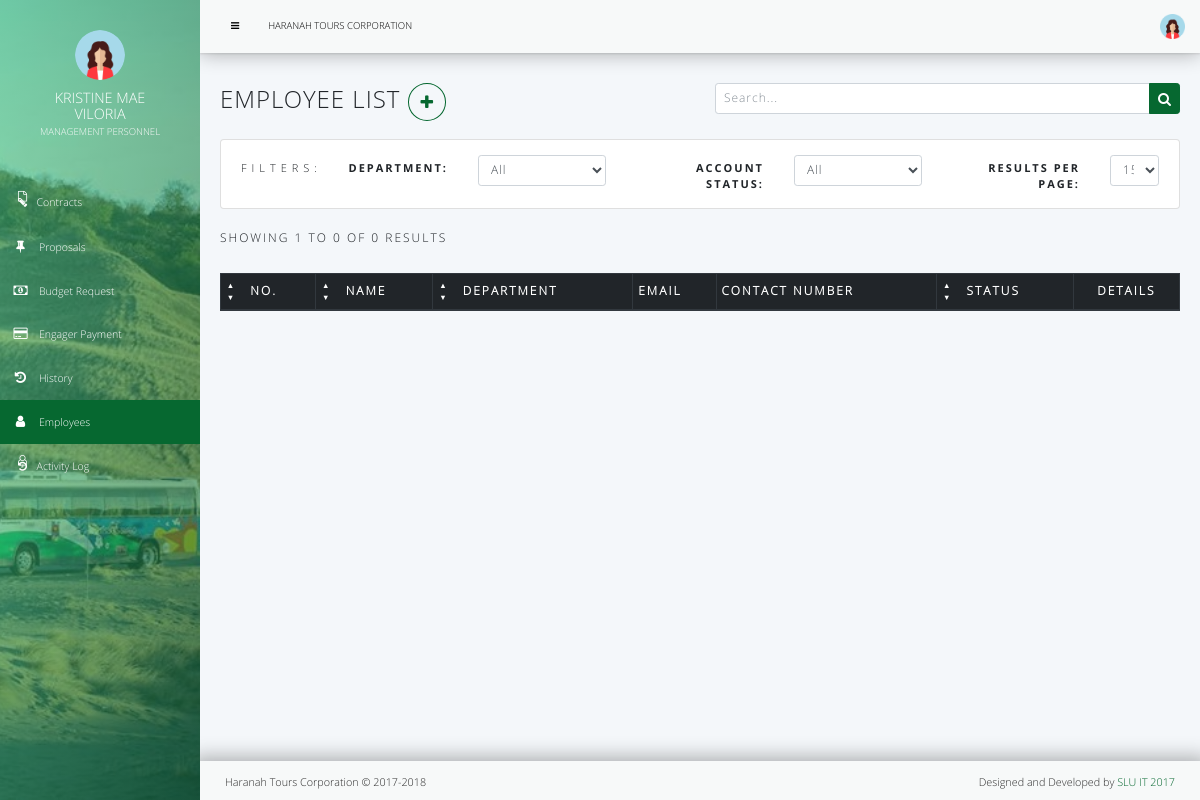
/modules/management/employee.php, run on an earlier commit of the app's database.
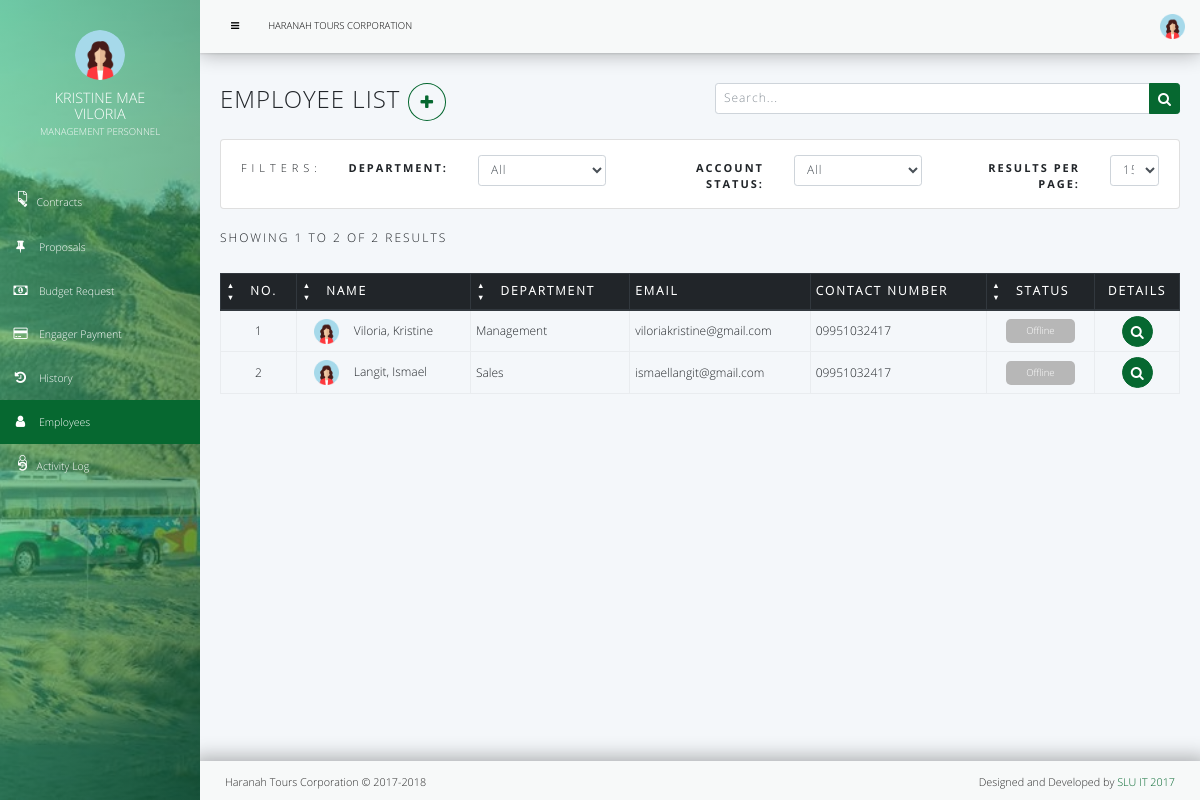
And on a later commit of the database.
### tables this page shows
CREATE TABLE `user` (
  `user_id` int(11) NOT NULL,
  `last_name` varchar(30) NOT NULL,
  `first_name` varchar(30) NOT NULL,
  `department` enum('sales','tours','transportation','accounting','management') NOT NULL,
  `email` varchar(100) NOT NULL,
  `password` varchar(18) NOT NULL,
  `contact_no` varchar(12) NOT NULL,
  `status` enum('banned','active','offline') DEFAULT NULL,
  `image` mediumblob
);

### modules/management/employee.php (the view, shortened to what this page needs)
<?php
  include '../../db.php';
  include 'head.php';
  include 'sidebar.php';
  include 'header.php';
  if(isset($_GET['numres'])) {
    $numres = $_GET['numres'];
  } else {
    $numres = 15;
  }
  if(isset($_GET['page'])) {
    $pageno = $_GET['page'];
  } else {
    $pageno = 1;
  }
?>
<div class="container-fluid pagePadding">
  <div class="row">
    <div class="col-md-6">
      <h1 class="display-4">
        Employee List
        <button class="btn btn-outline-primary btn-circle" data-toggle="modal" data-target="#addEmployee"> <i class="fa fa-plus"> </i> </button>
      </h1>
    </div>
    <div class="col-md-6">
      <form>
        <div class="input-group">
          <input type="text" class="form-control form-control-sm" placeholder="Search..." />
          <span class="input-group-btn">
            <button class="btn btn-primary btn-sm">
              <i class="fa fa-search"> </i>
            </button>
          </span>
        </div>
      </form>
    </div>
  </div>
  <div class="row">
    <div class="col">
      <div class="card card-body" id="filter">
        <form>
          <div class="row">
            <div class="col-md-1">
              <span class="col-form-label col-form-label-sm" style="letter-spacing: 5px;"> FILTERS: </span>
            </div>
            <div class="col-md-2 text-right">
              <label class="col-form-label col-form-label-sm"> <strong> Department: </strong> </label>
            </div>
            <div class="col-md-2">
              <select class="form-control form-control-sm">
                <option value="default"> All </option>
              </select>
            </div>
            <div class="col-md-2 text-right">
              <label class="col-form-label col-form-label-sm"> <strong> Account Status: </strong> </label>
            </div>
            <div class="col-md-2">
              <select class="form-control form-control-sm">
                <option value="default"> All </option>
              </select>
            </div>
            <div class="col-md-2 text-right">
              <label class="col-form-label col-form-label-sm"> <strong> Results Per Page: </strong> </label>
            </div>
            <div class="col-md-1">
              <select class="form-control form-control-sm" name="numres">
                <option value="15"> 15 </option>
              </select>
            </div>
          </div>
        </form>
      </div>
    </div>
  </div>
  <?php
    $querycounter = "SELECT user_id FROM user";
    $resultcounter = mysqli_query($connect, $querycounter);
    $totalrows = mysqli_num_rows($resultcounter);
    $query = "SELECT user_id, last_name, first_name, department, email, contact_no, status FROM user LIMIT $numres";
    $result = mysqli_query($connect, $query);
    $startres = $numres * ($pageno - 1);
    $startres++;
    $endres = $numres + $startres;
    if($endres > $totalrows) {
      $endres = $totalrows;
    }
  ?>
  <div class="row">
    <div class="col">
      <p class="results"> Showing <?php echo $startres . " to " . $endres; ?> of <?php echo $totalrows; ?>  results </p>
    </div>
  </div>
  <div class="row">
    <div class="col">
      <table class="table table-bordered table-hover table-sm">
        <thead class="thead-dark">
          <tr>
            <th class="align-middle">
              <div class="btn-group-vertical">
                  <input title="Sort by Ascending" class="btn arrowSort" type="submit" value="▲">
                  <input title="Sort by Descending" class="btn arrowSort" type="submit" value="▼">
              </div>
                No.
            </th>
            <th class="align-middle">
              <div class="btn-group-vertical">
                  <input title="Sort by Ascending" class="btn arrowSort" type="submit" value="▲">
                  <input title="Sort by Descending" class="btn arrowSort" type="submit" value="▼">
              </div>
              Name
            </th>
            <th class="align-middle">
              <div class="btn-group-vertical">
                  <input title="Sort by Ascending" class="btn arrowSort" type="submit" value="▲">
                  <input title="Sort by Descending" class="btn arrowSort" type="submit" value="▼">
              </div>
              Department
            </th>
            <th class="align-middle"> Email </th>
            <th class="align-middle"> Contact Number </th>
            <th class="align-middle">
              <div class="btn-group-vertical">
                  <input title="Sort by Ascending" class="btn arrowSort" type="submit" value="▲">
                  <input title="Sort by Descending" class="btn arrowSort" type="submit" value="▼">
              </div>
              Status
            </th>
            <th class="text-center align-middle"> Details</th>
          </tr>
        </thead>
        <tbody>
          <?php
            $counter=0;
            while($row = mysqli_fetch_assoc($result)){
              $name = ucfirst($row['last_name']) . ", " . ucfirst($row['first_name']);
              $department = ucfirst($row['department']);
              $email = $row['email'];
              $contact_no = $row['contact_no'];
              $status = ucfirst($row['status']);
              $counter++;
          ?>
          <tr>
            <td class="text-center align-middle"> <?php echo $counter; ?> </td>
            <td class="align-middle">
              <img class="profilePicture" src="../../img/kristine.png" style="margin: 0 1em;" />
              <?php echo $name; ?>
            </td>
            <td class="align-middle"> <?php echo $department; ?> </td>
            <td class="align-middle"> <?php echo $email; ?> </td>
            <td class="align-middle"> <?php echo $contact_no; ?> </td>
            <td class="text-center align-middle">
              <?php if($status == 'Active') { ?>
                <span class="green-status">Active</span>
              <?php } else { ?>
                <span class="gray-status">Offline</span>
              <?php } ?>
            </td>
            <td class="text-center align-middle">
              <button class="btn btn-primary btn-circle btn-sm" data-toggle="modal" data-target="#userprofile_<?php echo $row['user_id']; ?>">
                <i class="fa fa-search"> </i>
              </button>
            </td>
          </tr>
          <?php } ?>
        </tbody>
      </table>
    </div>
  </div>
</div>
<?php include 'footer.php'; ?>

### modules/management/head.php (shortened to what this page needs)
<!DOCTYPE html>
<html>
  <head>
    <link rel="stylesheet" href="../../vendor/bootstrap/css/bootstrap.min.css">
    <link rel="stylesheet" href="../../vendor/font-awesome/css/font-awesome.min.css">
    <link rel="stylesheet" href="../../css/fontastic.css">
    <link rel="stylesheet" href="../../css/grasp_mobile_progress_circle-1.0.0.min.css">
    <link rel="stylesheet" href="../../vendor/malihu-custom-scrollbar-plugin/jquery.mCustomScrollbar.css">
    <link rel="stylesheet" href="../../css/style.default.css" id="theme-stylesheet">
    <link rel="stylesheet" href="../../css/custom.css">
    <link rel="stylesheet" href="../../css/management.css" />
  </head>

### modules/management/sidebar.php (shortened to what this page needs)
<body>
    <?php $filename=basename($_SERVER['PHP_SELF']); ?>
    <nav class="side-navbar bg-sidebar">
      <div class="side-navbar-wrapper">
        <div class="sidenav-header d-flex align-items-center justify-content-center">
          <div class="sidenav-header-inner text-center"><img src="../../img/kristine.png" alt="person" class="img-fluid rounded-circle">
            <h2 class="h5 text-uppercase">Kristine Mae Viloria</h2><span class="text-uppercase position">Management Personnel</span>
          </div>
        </div>
        <div class="main-menu">
          <ul id="side-main-menu" class="side-menu list-unstyled">
            <li <?php if($filename=='index.php') { echo "class='active'"; } ?> >
              <a href="index.php">
                <span class="fa-stack fa-fw">
                  <i class="fa fa-file-o fa-stack-2x"></i>
                  <i class="fa fa-pencil fa-rotate-90 fa-stack-1x"> </i>
                </span>
                <span>Contracts</span>
              </a>
            </li>
            <li <?php if($filename=='proposal.php') { echo "class='active'"; } ?>>
              <a href="proposal.php"> <i class="fa fa-thumb-tack fa-fw"></i><span>Proposals</span></a>
            </li>
            <li <?php if($filename=='request.php') { echo "class='active'"; } ?>>
              <a href="request.php"> <i class="fa fa-money fa-fw"></i><span>Budget Request</span></a>
            </li>
            <li <?php if($filename=='payment.php') { echo "class='active'"; } ?>>
              <a href="payment.php"> <i class="fa fa-credit-card fa-fw"></i><span>Engager Payment</span></a>
            </li>
            <li <?php if($filename=='history.php') { echo "class='active'"; } ?>>
              <a href="history.php"> <i class="fa fa-history fa-fw"></i><span>History</span></a>
            </li>
            <li <?php if($filename=='employee.php') { echo "class='active'"; } ?>>
              <a href="employee.php"> <i class="fa fa-user fa-fw"></i><span>Employees</span></a>
            </li>
            <li <?php if($filename=='activity.php') { echo "class='active'"; } ?>>
              <a href="activity.php">
                <span class="fa-stack fa-fw">
                  <i class="fa fa-user-o fa-inverse fa-stack-2x"> </i>
                  <i class="fa fa-history fa-inverse fa-stack-1x"></i>
                </span>
                <span>Activity Log</span>
              </a>
            </li>
          </ul>
        </div>
      </div>
    </nav>

### modules/management/header.php (shortened to what this page needs)
<div class="page home-page">
  <header class="header">
    <nav class="navbar">
      <div class="container-fluid">
        <div class="navbar-holder d-flex align-items-center justify-content-between">
          <div class="navbar-header">
            <a id="toggle-btn" href="#" class="menu-btn"><i class="fa fa-bars"> </i></a>
            <a href="index.html" class="navbar-brand">
              <div class="brand-text d-none d-md-inline-block">Haranah Tours Corporation</div>
            </a>
          </div>
          <ul class="nav-menu list-unstyled d-flex flex-md-row align-items-md-center">
            <li class="nav-item">
              <a type="button" id="dropdownMenuButton" data-toggle="dropdown" aria-haspopup="true" aria-expanded="false">
                <img class="profilePicture" src="../../img/kristine.png">
              </a>
            </li>
          </ul>
        </div>
      </div>
    </nav>
  </header>

### modules/management/footer.php (shortened to what this page needs)
      <footer class="main-footer">
        <div class="container-fluid">
          <div class="row">
            <div class="col-sm-6">
              <p>Haranah Tours Corporation &copy; 2017-2018</p>
            </div>
            <div class="col-sm-6 text-right">
              <p>Designed and Developed by <a href="https://bootstrapious.com" class="external">SLU IT 2017</a></p>
            </div>
          </div>
        </div>
      </footer>
    </div>
  </body>
</html>

### css/style.default.css (style rules this page uses)
.display-4 { font-family: "Open Sans"; text-transform: uppercase; font-size: 2em !important; letter-spacing: 1px; font-weight: 500px; }
span.position { color: #F8F9F9 !important; }
.profilePicture { height: 25px; }
.pagePadding { padding: 20px; }
a { display: inline-block; text-decoration: none; color: #fff; -webkit-transition: all 0.3s; transition: all 0.3s; }
ul { padding: 0; margin: 0; }
body { overflow-x: hidden; }
i { display: inline-block; }
span { display: inline-block; }
span { font-size: 0.8em; }
.page { position: absolute; top: 0; right: 0; -webkit-transition: width 0.3s linear; transition: width 0.3s linear; width: calc(100% - 200px); background-color: #F4F7FA; min-height: 100vh; padding-bottom: 50px; }
nav.navbar { background: #F7F9F9 ; padding: .4rem 0; box-shadow: 0 1px 2px 0 rgba(0, 0, 0, 0.1), 0 1px 20px 0 rgba(0, 0, 0, 0.3); }
nav.navbar .container-fluid { width: 100%; }
nav.navbar .navbar-holder { width: 100%; }
nav.navbar a { font-size: 0.8em; color: #000; position: relative; }
nav.navbar a.navbar-brand { margin-left: 10px; }
nav.navbar .brand-text { text-transform: uppercase; }
nav.navbar a.menu-btn { width: 40px; height: 40px; line-height: 40px; color: #000; text-align: center; padding: 0 !important; }
nav.side-navbar { position: fixed; top: 0; left: 0; width: 200px; height: 100%; width: 200px; text-align: left; color: #fff; -webkit-transition: all 0.3s linear; transition: all 0.3s linear; z-index: 999; overflow-y: auto; }
nav.side-navbar li { position: relative; }
nav.side-navbar .sidenav-header { padding: 30px; margin-bottom: 10px; }
nav.side-navbar .sidenav-header img { width: 50px; height: 50px; }
nav.side-navbar .sidenav-header span { font-size: 0.8em; color: #666; }
nav.side-navbar .sidenav-header h2 { margin: 10px 0 0; }
nav.side-navbar a { font-size: 0.95em; font-weight: 300; color: #fff; text-decoration: none; width: 100%; padding: 12px; }
nav.side-navbar span { display: inline-block; }
nav.side-navbar i { font-size: inherit; -webkit-transition: all 0.3s; transition: all 0.3s; margin-right: 10px; }
@media (min-width: 768px) { nav.side-navbar a { font-size: 1.1em; } }
footer.main-footer { position: absolute; width: 100%; bottom: 0; background: #F7F9F9; padding: 3px 10px 10px 10px; box-shadow: 0 4px 20px 8px rgba(0, 0, 0, 0.3), 0 0 0 0 rgba(0, 0, 0, 0.19); }
footer.main-footer p { font-size: 0.7em; color: #2d2d2d; margin: 0; }
@media (min-width: 768px) { footer.main-footer p { font-size: 0.9em; } }
.navbar { padding: 0.5rem 1rem; }
.navbar-brand { display: inline-block; padding-top: 0.3125rem; padding-bottom: 0.3125rem; margin-right: 1rem; font-size: 1.25rem; }
body { font-family: "OpenSans" font-size: 1rem; font-weight: normal; line-height: 1.5; color: #212529; background-color: #fff; }
h1, h2, h3, h4, h5, h6, .h1, .h2, .h3, .h4, .h5, .h6 { margin-bottom: 0.5rem; font-family: inherit; font-weight: 500; line-height: 1.1; color: inherit; }
h1, .h1 { font-size: 1.5rem; }
h2, .h2 { font-size: 1.3rem; }
h5, .h5 { font-size: 0.9rem; }

### css/custom.css (style rules this page uses)
body { font-size: 12px; font-family: "Open Sans Light"; }
.btn-circle { border-radius: 100%; }
strong { font-family: "Open Sans Bold"; }
.row { margin-top: 10px; }
.table { font-size: 12px; }
#filter.card-body { padding: 5px 20px 10px 20px; }
.results { margin-top: 10px; font-size: 12px; letter-spacing: 2px; text-transform: uppercase; }
thead { text-transform: uppercase; font-size: 12px; letter-spacing: 2px; }
label { font-size: 12px; letter-spacing: 2px; text-transform: uppercase; }
.gray-status { padding: 5px 20px; color: #fff; background-color: #b7b7b7; border-radius: 5px; }
.col-form-label-sm { font-size: 11px; }
.form-control { font-size: 12px; letter-spacing: 0.08em; }
.btn-group-vertical { font-size: 10px; left: 0; margin-right: 1em; }
.btn.arrowSort { font-size: 0.75em; padding: 0; background: transparent; color: white; }

### css/management.css (style rules this page uses)
nav.side-navbar li.active a { background: #066830; }
a { color: #066830; }
.btn-primary { background: #066830; border-color: #066830; }
.btn-outline-primary { border-color: #066830; color: #066830; }
.bg-sidebar { width: 100%; height: 100%; background: url("../img/haranah.jpg") center center no-repeat; background-size: cover; }
.bg-sidebar:before { content: ''; position: absolute; top: 0; right: 0; bottom: 0; left: 0; background-image: linear-gradient(to bottom right, #3fc683, #0a6839); opacity: .6; }

What changed in the data, as far as the page shows it:
added user: name "Viloria, Kristine", department "Management", email "viloriakristine@gmail.com", contact_no "09951032417", status "Offline"
added user: name "Langit, Ismael", department "Sales", email "ismaellangit@gmail.com", contact_no "09951032417", status "Offline"
Also different on the page:
$endres: "0" → "2"
$totalrows: "0" → "2"
